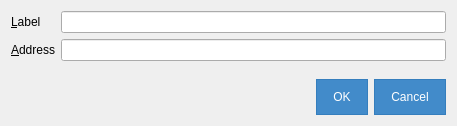
<?xml version="1.0" encoding="UTF-8"?>
<ui version="4.0">
 <class>EditAddressDialog</class>
 <widget class="QDialog" name="EditAddressDialog">
  <property name="geometry">
   <rect>
    <x>0</x>
    <y>0</y>
    <width>457</width>
    <height>126</height>
   </rect>
  </property>
  <property name="windowTitle">
   <string>Edit Address</string>
  </property>
  <property name="styleSheet">
   <string notr="true">QPushButton {
background-image: none;
border: 1px solid transparent;
color: white;
background-color: #428bca;
border-color: #357ebd;
padding: 10px 16px;
}
QPushButton:active {
color: white;
background-color: #3276b1;
border-color: #285e8e;
}
QPushButton:hover {
color: white;
background-color: #3276b1;
border-color: #285e8e;
}</string>
  </property>
  <layout class="QVBoxLayout" name="verticalLayout">
   <item>
    <layout class="QFormLayout" name="formLayout">
     <property name="fieldGrowthPolicy">
      <enum>QFormLayout::AllNonFixedFieldsGrow</enum>
     </property>
     <item row="0" column="0">
      <widget class="QLabel" name="label">
       <property name="text">
        <string>&amp;Label</string>
       </property>
       <property name="buddy">
        <cstring>labelEdit</cstring>
       </property>
      </widget>
     </item>
     <item row="0" column="1">
      <widget class="QLineEdit" name="labelEdit">
       <property name="toolTip">
        <string>The label associated with this address book entry</string>
       </property>
      </widget>
     </item>
     <item row="1" column="0">
      <widget class="QLabel" name="label_2">
       <property name="text">
        <string>&amp;Address</string>
       </property>
       <property name="buddy">
        <cstring>addressEdit</cstring>
       </property>
      </widget>
     </item>
     <item row="1" column="1">
      <widget class="QLineEdit" name="addressEdit">
       <property name="toolTip">
        <string>The address associated with this address book entry. This can only be modified for sending addresses.</string>
       </property>
      </widget>
     </item>
    </layout>
   </item>
   <item>
    <widget class="QDialogButtonBox" name="buttonBox">
     <property name="orientation">
      <enum>Qt::Horizontal</enum>
     </property>
     <property name="standardButtons">
      <set>QDialogButtonBox::Cancel|QDialogButtonBox::Ok</set>
     </property>
    </widget>
   </item>
  </layout>
 </widget>
 <resources/>
 <connections>
  <connection>
   <sender>buttonBox</sender>
   <signal>accepted()</signal>
   <receiver>EditAddressDialog</receiver>
   <slot>accept()</slot>
   <hints>
    <hint type="sourcelabel">
     <x>248</x>
     <y>254</y>
    </hint>
    <hint type="destinationlabel">
     <x>157</x>
     <y>274</y>
    </hint>
   </hints>
  </connection>
  <connection>
   <sender>buttonBox</sender>
   <signal>rejected()</signal>
   <receiver>EditAddressDialog</receiver>
   <slot>reject()</slot>
   <hints>
    <hint type="sourcelabel">
     <x>316</x>
     <y>260</y>
    </hint>
    <hint type="destinationlabel">
     <x>286</x>
     <y>274</y>
    </hint>
   </hints>
  </connection>
 </connections>
</ui>
